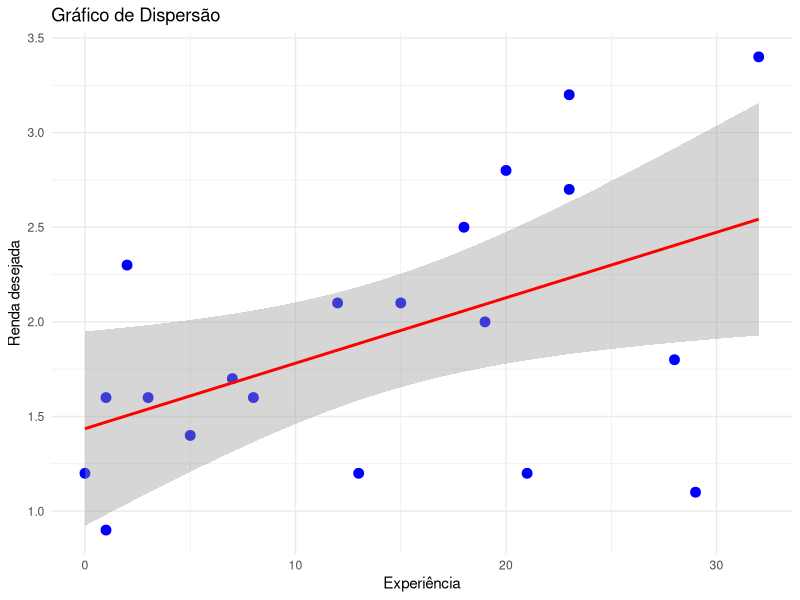

The R script that drew this image:

#Questão 2
idades <- c(28, 34, 46, 26, 37, 29, 51, 31, 39, 43, 58, 44, 25, 23, 52, 42, 48, 33, 38, 46)
#Nacionalidades: italiana, inglesa, belga, espanhola, francesa, alemana
nacionalidade <- c("Italiana", "Inglesa", "Belga", "Espanhola", "Italiana", "Espanhola", "Francesa", "Belga", "Italiana", "Italiana", "Italiana", "Inglesa", "Francesa", "Espanhola", "Italiana", "Alemana", "Francesa", "Italiana", "Alemana", "Italiana"
)
renda <- c(2.3, 1.6, 1.2, 0.9, 2.1, 1.6, 1.8, 1.4, 1.2, 2.8, 3.4, 2.7, 1.6, 1.2, 1.1, 2.5, 2.0, 1.7, 2.1, 3.2)
experiencia <- c(2, 8, 21, 1, 15, 3, 28, 5, 13, 20, 32, 23, 1, 0, 29, 18, 19, 7, 12, 23)
curriculos <- data.frame(idades, nacionalidade, renda, experiencia)

# Estatísticas descritivas
#item 1
#Informações
Informações <- c("Idade", "Renda", "Experiência")
#Medias
media_Idades <- mean(idades)
media_Renda <- mean(renda)
media_Experiencia <- mean(experiencia)
Media <- c(media_Idades, media_Renda, media_Experiencia)
#Medianas
mediana_Idades <- median(idades)
mediana_Renda <- median(renda)
mediana_Experiencia <- median(experiencia)
Mediana <- c(mediana_Idades, mediana_Renda, mediana_Experiencia)
#Desvio padrão
desvio_Idades <- sd(idades)
desvio_Renda <- sd(renda)
desvio_Experiencia <- sd(experiencia)
Desvio_Padrão <- c(desvio_Idades, desvio_Renda, desvio_Experiencia)
estatisticas = data.frame(Informações,Media, Mediana, Desvio_Padrão)
print(estatisticas)

#item 2
library(dplyr)
library(tidyverse)
grupos_nacionalidade <- curriculos %>%
  group_by(nacionalidade) %>%       # agrupa por nacionalidades
  summarise(
    Renda_media = mean(renda),
    Experiencia_media = mean(experiencia)
  )
cat("Tabela completa:\n")
print(grupos_nacionalidade)

maior_renda <- grupos_nacionalidade %>%
  slice_max(Renda_media)%>%
  pull(nacionalidade)

cat("\nNacionalidade com maior renda média desejada:\n")
print(maior_renda)

mais_experiente <- grupos_nacionalidade %>%
  slice_max(Experiencia_media) %>%
  pull(nacionalidade)

cat("Nacionalidade que aparenta ser mais experiente:")
print(mais_experiente)

#item3
coeficienteP <- cor(experiencia, renda)
coeficienteP

ggplot(curriculos, aes(x = experiencia, y = renda)) +
  geom_point(color = "blue", size = 3) +
  geom_smooth(method = "lm", color = "red") + # linha de regressão
  labs(title = "Gráfico de Dispersão",
       x = "Experiência",
       y = "Renda desejada") +
  theme_minimal()

#item 4
prioridades <- curriculos %>%
  select(idades, nacionalidade)%>%
  filter(experiencia>10, renda<2)

print("Idade e nacionalidade dos candidatos que atendem aos critérios de prioridade:\n")
print(prioridades)

print("Número de candidatos que atendem aos critérios de prioridade:")
print(nrow(prioridades))
